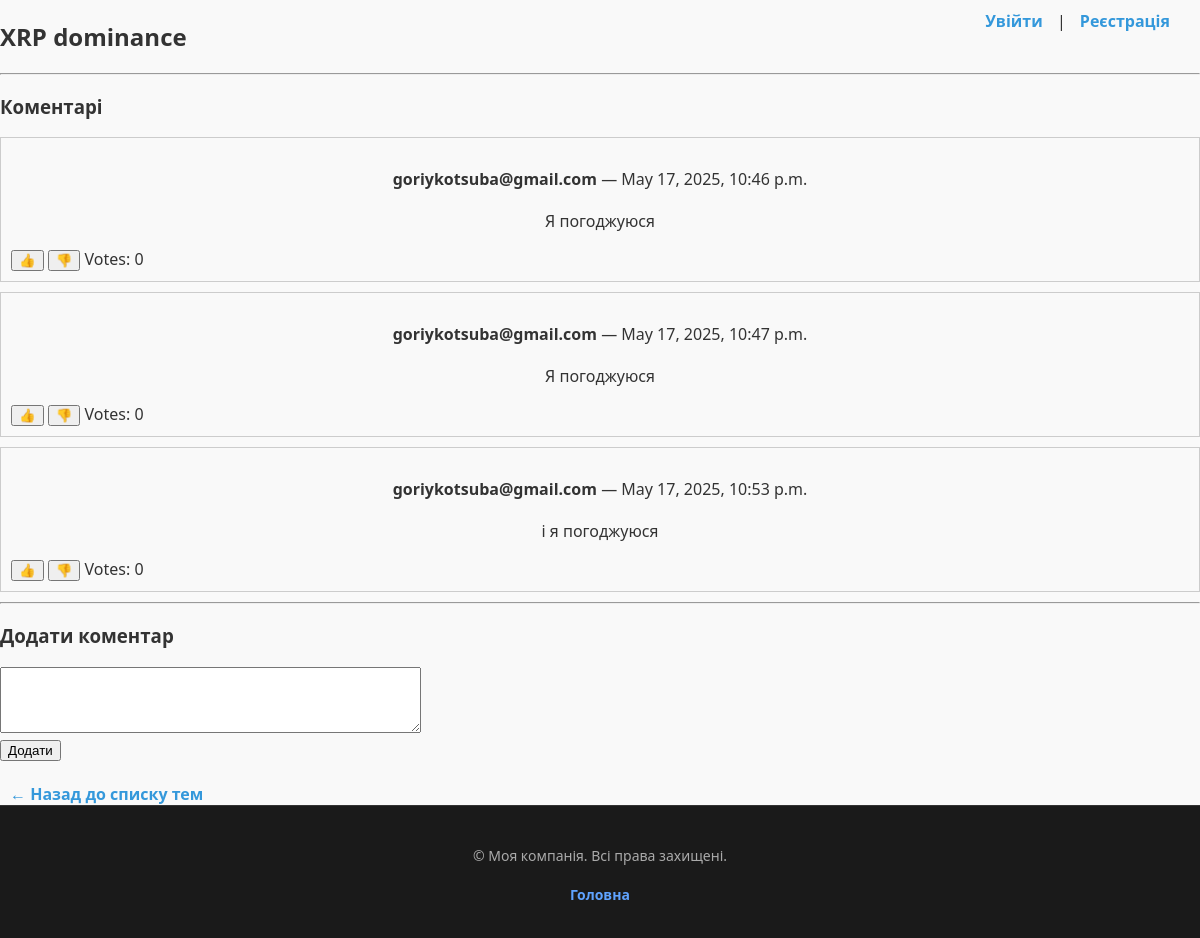
The app's page /explore/forum/1/ with its own data.
### explore/models.py (models this page shows, shortened)
class ForumTopic(models.Model):
    title = models.CharField(max_length=200)
    content = models.TextField()
    author = models.ForeignKey(settings.AUTH_USER_MODEL, on_delete=models.CASCADE)
    created_at = models.DateTimeField(default=timezone.now)

class ForumComment(models.Model):
    topic = models.ForeignKey(ForumTopic, on_delete=models.CASCADE, default=1)
    user = models.ForeignKey(settings.AUTH_USER_MODEL, on_delete=models.CASCADE)
    content = models.TextField()
    created_at = models.DateTimeField(default=timezone.now)
    vote_count = models.IntegerField(default=0)
    parent = models.ForeignKey(
        'self',
        null=True,
        blank=True,
        related_name='replies',
        on_delete=models.CASCADE
    )

### account/models.py (models this page shows, shortened)
class CustomUser(AbstractUser):
    phone_validator = RegexValidator(
        regex=r'^\+?1?\d{10,15}$',
        message="Phone number must be entered in the format: '+380123456789'. Up to 15 digits allowed."
    )
    username = None
    phone = models.CharField(
        _("phone number"),
        max_length=20,
        unique=True,
        validators=[phone_validator],
        error_messages={
            "unique": _("A user with that phone number already exists."),
        },
    )
    email = models.EmailField(
        _("email address"),
        unique=True,
        error_messages={
            "unique": _("A user with that email address already exists."),
        },
    )
    USERNAME_FIELD = "email"
    REQUIRED_FIELDS = ["phone"]
    objects = CustomUserManager()
    class Meta:
        db_table = 'user'
    def __str__(self):
        return f"{self.email}"

### explore/views.py (the view)
# urls.py: path('forum/<int:pk>/', views.forum_topic_detail, name='forum-topic-detail'),
def forum_topic_detail(request, pk):
    topic = get_object_or_404(ForumTopic, pk=pk)
    comments = topic.forumcomment_set.order_by('created_at')
    return render(request, 'forum/topic_detail.html', {
        'topic': topic,
        'comments': comments
    })

### explore/templates/forum/topic_detail.html (shortened to what this page needs)
{% extends "base.html" %}
{% block content %}
<div class="container">
    <h2>{{ topic.title }}</h2>
    <hr>
    <h3>Коментарі</h3>
    {% for comment in comments %}
        <div class="comment" style="border: 1px solid #ccc; padding: 10px; margin-bottom: 10px;">
            <p><strong>{{ comment.user }}</strong> — {{ comment.created_at }}</p>
            <p>{{ comment.content }}</p>
            <form method="post" action="{% url 'explore:vote-comment' comment.pk %}">
                <button type="submit" name="vote" value="up">👍</button>
                <button type="submit" name="vote" value="down">👎</button>
                <span>Votes: {{ comment.vote_count }}</span>
            </form>
        </div>
    {% empty %}
        <p>Коментарів ще немає.</p>
    {% endfor %}
    <hr>
    <h3>Додати коментар</h3>
    <form method="post" action="{% url 'explore:add-comment' topic.pk %}">
        <textarea name="content" rows="4" cols="50" required></textarea><br>
        <button type="submit">Додати</button>
    </form>
    <br>
    <a href="{% url 'explore:forum-topic-list' %}">← Назад до списку тем</a>
</div>
{% endblock %}

### HRTR/static/HRTR/css/base.css (style rules this page uses)
body { font-family: 'Segoe UI', Tahoma, Geneva, Verdana, sans-serif; background-color: #f9f9f9; margin: 0; color: #333; }
p { text-align: center; margin-top: 20px; }
a { color: #3498db; text-decoration: none; font-weight: bold; padding: 5px 10px; transition: background-color 0.2s ease, color 0.2s ease; }

### HRTR/templates/base.html (style rules this page uses)
html, body { height: 100%; margin: 0; display: flex; flex-direction: column; }

### records on screen
ForumTopic: title "XRP dominance"
ForumComment: user "goriykotsuba@gmail.com", created_at "May 17, 2025, 10:46 p.m.", content "Я погоджуюся", vote_count "0"
ForumComment: user "goriykotsuba@gmail.com", created_at "May 17, 2025, 10:47 p.m.", content "Я погоджуюся", vote_count "0"
ForumComment: user "goriykotsuba@gmail.com", created_at "May 17, 2025, 10:53 p.m.", content "і я погоджуюся", vote_count "0"
